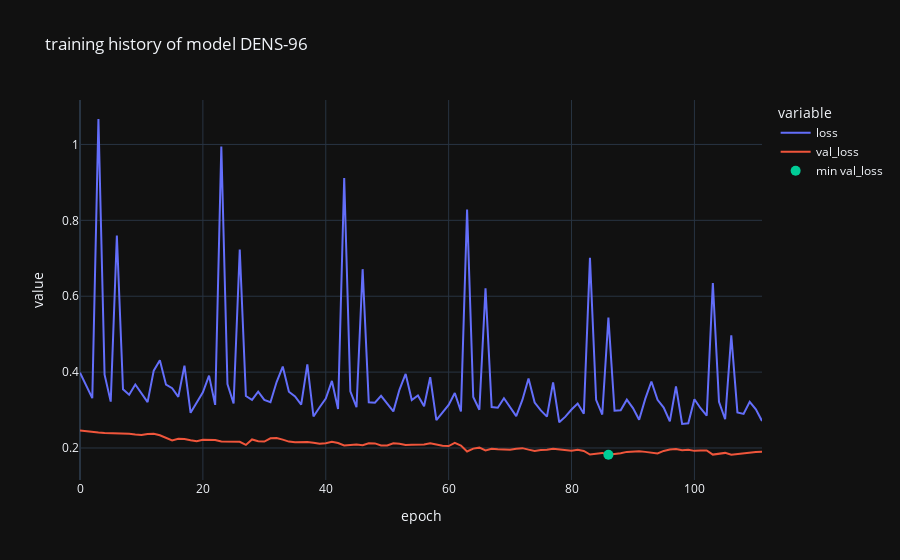

Notebook cell for this chart:
### Code cell
plot_training_history("DENS-96")
